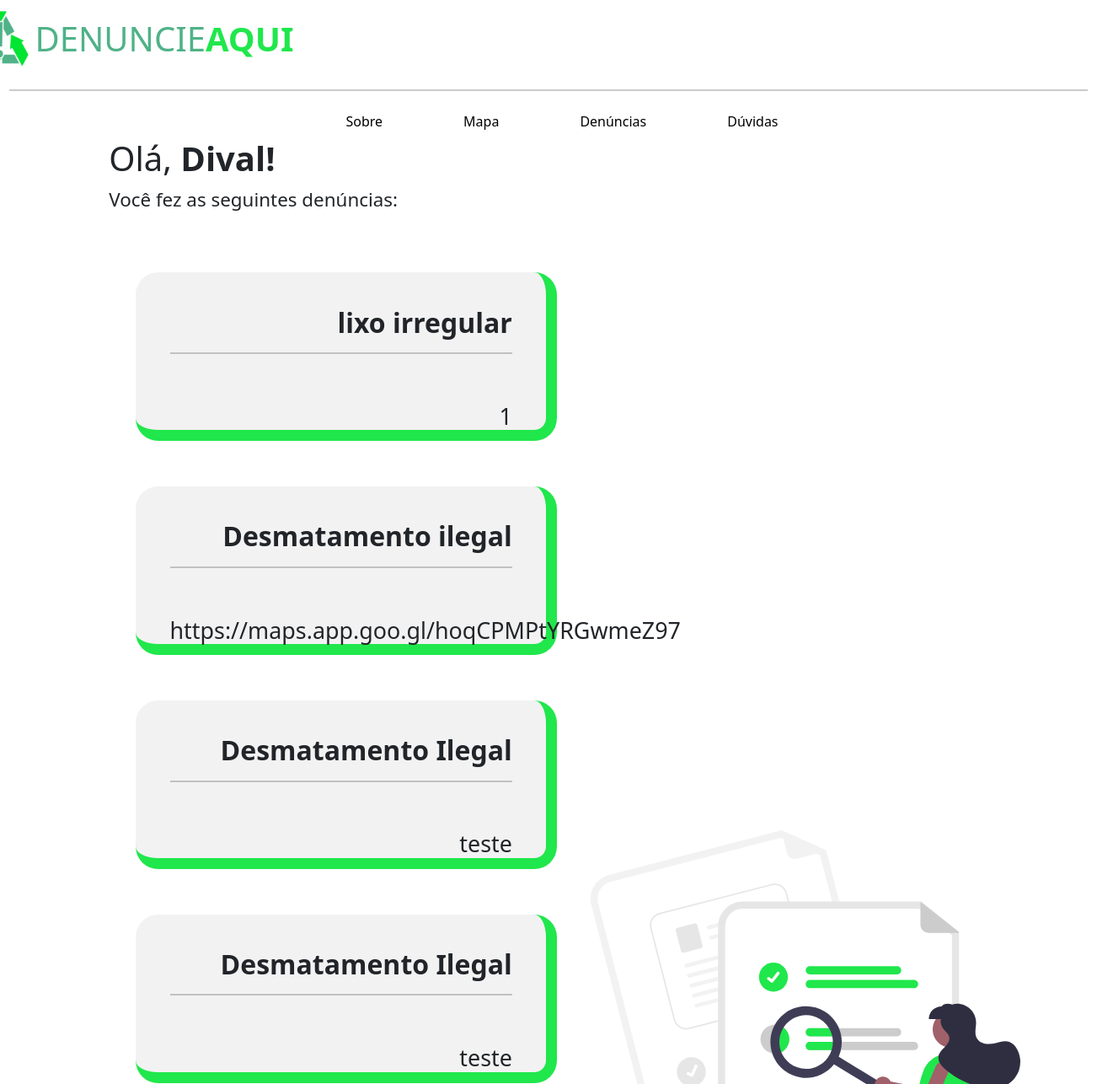
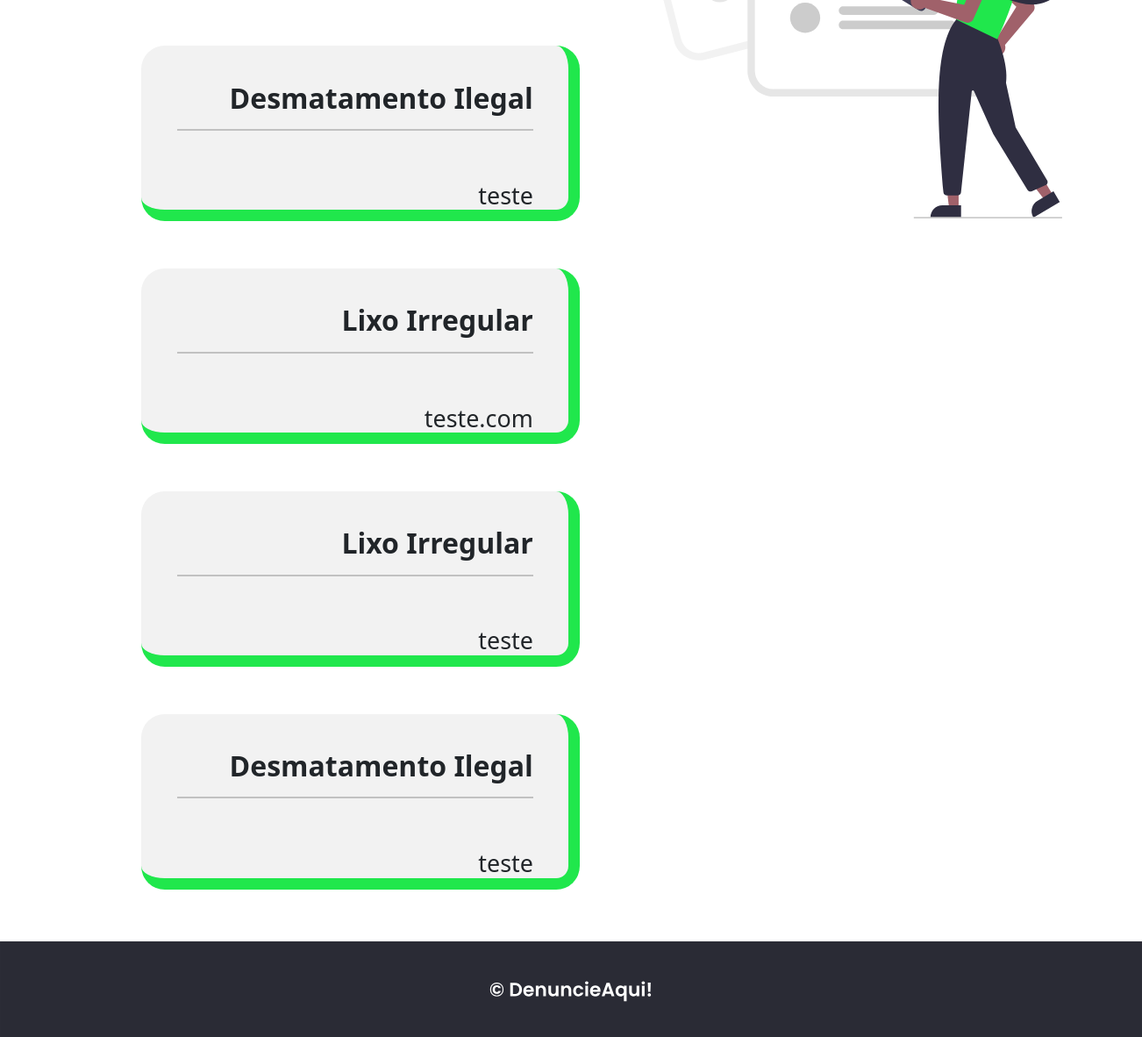
Page /usuarios/historico/ (signed in) on the committed database (2 pictures, top to bottom).
### usuarios/models.py (models this page shows, shortened)
class CustomUser(AbstractUser):
    cpf = models.CharField(max_length=11, unique=True)

class Denuncia(models.Model):
    user = models.ForeignKey(CustomUser, on_delete=models.CASCADE, related_name='denuncias')
    tipo_denuncia = models.CharField(max_length=50)
    imagem = models.ImageField(upload_to='denuncias/')
    descricao = models.TextField()
    local_denuncia = models.CharField(max_length=500)

### usuarios/views.py (the view)
# urls.py: path('historico/', views.historico, name="historico"),
def historico(request):
    if request.method == "GET":
        if not request.user.is_authenticated:
            return redirect('redirecionamento')
    denuncias = Denuncia.objects.filter(user=request.user)
    return render(request, 'historico.html', {'denuncias': denuncias})

### usuarios/templates/historico.html (shortened to what this page needs)
{% load static %}
<!DOCTYPE html>
<html lang="pt-BR">
<head>
    <link rel="stylesheet" href="{% static 'geral/css/historico.css' %}">
    <link href="https://cdn.jsdelivr.net/npm/bootstrap@5.3.3/dist/css/bootstrap.min.css" rel="stylesheet">
</head>
<body>
    <header>
        <div class="contair-header">
            <div class="contair-texto">
              <img src="{% static 'geral/img/logo.png'%}" style="width: 80px; height: 80px;" alt="Logo Site" />
              <h1 class="denuncie-texto" style="margin-left: 2px;">DENUNCIE</h1>
              <h1 class="aqui-texto">AQUI</h1>
            </div>
          </div>
          <div style="display: flex; justify-content: center; align-items: center; text-align: center;">
          <hr />
          </div>
          <div class="menu-principal">
              <a href="{% url 'inicio' %}" class="link-menu-principal">Sobre</a>
            <a href="{% url 'mapa' %}" class="link-menu-principal">Mapa</a>
            <a href="{% url 'usuarios:denuncia' %}" class="link-menu-principal">Denúncias</a>
            <a href="{% url 'duvidas'%}" class="link-menu-principal">Dúvidas</a>
          </div>
    </header>
    <main>
        <section class="section-mensagem">
            <div class="container-mensagem">
                {% if denuncias %}
                    <h1>Olá, <strong>{{ request.user.first_name }}!</strong></h1>
                    <p>Você fez as seguintes denúncias:</p>
                    <ul>
                        {% for denuncia in denuncias %}
                        <div class="container-denuncia">
                            <h2><strong>{{ denuncia.tipo_denuncia }}</strong></h2>
                            <hr>
                            <p>{{ denuncia.local_denuncia }}</p>
                        </div>
                        {% endfor %}
                    </ul>
                {% endif %}
            </div>
        </section>
    </main>
    <footer>
    </footer>
</body>
</html>

### templates/static/geral/css/historico.css (style rules this page uses)
html, body { font-family: 'Poppins', sans-serif; margin: 10px 0px 0px 0px; padding: 0; }
footer { height: 100px; margin: 0; padding: 0; }
.contair-header { display: flex; flex-direction: row; gap: 60em; align-items: center; justify-content: center; }
.contair-texto { display: flex; flex-direction: row; align-items: center; }
.denuncie-texto { color: #4FB288; font-weight: 400; margin-left: -0.5em; }
.aqui-texto { color: #20E74C; font-weight: 900; }
header hr { border: 1px solid #2E2E2E; width: 80em; }
.menu-principal { display: flex; flex-direction: row; justify-content: center; align-items: center; gap: 5em; margin-left: 2em; }
.link-menu-principal { text-decoration: none; font-weight: 400; color: black; padding: 0.5em; }
.container-denuncia { height: 200px; width: 500px; margin-top: 2em; padding: 1.5em; font-weight: 500; font-size: 1.2em; border-right: 0.5em solid #20E74C; border-bottom: 0.5em solid #20E74C; border-radius: 1em; margin-bottom: 1.5em; text-align: right; background-color: #f2f2f2; }
.container-denuncia hr { border: 1px solid #2e2e2e; width: 100%; margin-bottom: 2em; }
.section-mensagem { display: flex; flex-direction: row; align-items: center; justify-content: center; }
.container-mensagem { display: flex; flex-direction: column; justify-content: flex-start; align-items: flex-start; font-size: 1.4em; margin-left: 3.5em; }

### rows in the picture
CustomUser: user.first_name "Dival"
Denuncia: tipo_denuncia "lixo irregular", local_denuncia "1"
Denuncia: tipo_denuncia "Desmatamento ilegal", local_denuncia "https://maps.app.goo.gl/hoqCPMPtYRGwmeZ97"
Denuncia: tipo_denuncia "Desmatamento Ilegal", local_denuncia "teste"
Denuncia: tipo_denuncia "Desmatamento Ilegal", local_denuncia "teste"
Denuncia: tipo_denuncia "Desmatamento Ilegal", local_denuncia "teste"
Denuncia: tipo_denuncia "Lixo Irregular", local_denuncia "teste.com"
Denuncia: tipo_denuncia "Lixo Irregular", local_denuncia "teste"
Denuncia: tipo_denuncia "Desmatamento Ilegal", local_denuncia "teste"
